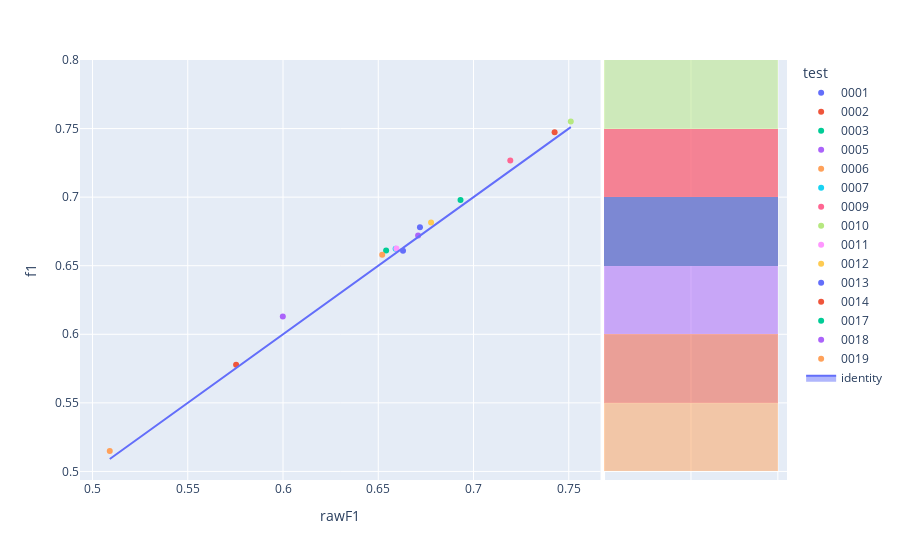

Notebook cell for this chart:
### Code cell
fig=px.scatter(experimentModels_N2,x='rawF1',y='f1',color='test',hover_name='modelId', marginal_y="histogram")
fig.add_trace(
    go.Scatter(x=experimentModels_N2['rawF1'], y=experimentModels_N2['rawF1'], name="identity", mode='lines',fill="toself")
)
fig.show()

### Figure 1 — Plotly figure (JSON) as saved in the notebook; plotly's stock layout.template omitted (floating-point values rounded to 4 significant figures)
{"data": [{"hovertemplate": "<b>%{hovertext}</b><br><br>test=0001<br>rawF1=%{x}<br>f1=%{y}<extra></extra>", "hovertext": ["aa11eb61-61e6-41e2-94d5-a4833e9b8d9d"], "legendgroup": "0001", "marker": {"color": "#636efa", "symbol": "circle"}, "mode": "markers", "name": "0001", "orientation": "v", "showlegend": true, "type": "scatter", "x": [0.663], "xaxis": "x", "y": [0.6609], "yaxis": "y"}, {"alignmentgroup": "True", "bingroup": "y", "hovertemplate": "test=0001<br>f1=%{y}<br>count=%{x}<extra></extra>", "legendgroup": "0001", "marker": {"color": "#636efa"}, "name": "0001", "offsetgroup": "0001", "opacity": 0.5, "showlegend": false, "type": "histogram", "xaxis": "x2", "y": [0.6609], "yaxis": "y2"}, {"hovertemplate": "<b>%{hovertext}</b><br><br>test=0002<br>rawF1=%{x}<br>f1=%{y}<extra></extra>", "hovertext": ["56daf263-9a04-44a8-a967-ed222c84ae8c"], "legendgroup": "0002", "marker": {"color": "#EF553B", "symbol": "circle"}, "mode": "markers", "name": "0002", "orientation": "v", "showlegend": true, "type": "scatter", "x": [0.7426], "xaxis": "x", "y": [0.7474], "yaxis": "y"}, {"alignmentgroup": "True", "bingroup": "y", "hovertemplate": "test=0002<br>f1=%{y}<br>count=%{x}<extra></extra>", "legendgroup": "0002", "marker": {"color": "#EF553B"}, "name": "0002", "offsetgroup": "0002", "opacity": 0.5, "showlegend": false, "type": "histogram", "xaxis": "x2", "y": [0.7474], "yaxis": "y2"}, {"hovertemplate": "<b>%{hovertext}</b><br><br>test=0003<br>rawF1=%{x}<br>f1=%{y}<extra></extra>", "hovertext": ["983f3902-7ddc-4ab2-93e7-4da2577f8b4b"], "legendgroup": "0003", "marker": {"color": "#00cc96", "symbol": "circle"}, "mode": "markers", "name": "0003", "orientation": "v", "showlegend": true, "type": "scatter", "x": [0.6541], "xaxis": "x", "y": [0.6611], "yaxis": "y"}, {"alignmentgroup": "True", "bingroup": "y", "hovertemplate": "test=0003<br>f1=%{y}<br>count=%{x}<extra></extra>", "legendgroup": "0003", "marker": {"color": "#00cc96"}, "name": "0003", "offsetgroup": "0003", "opacity": 0.5, "showlegend": false, "type": "histogram", "xaxis": "x2", "y": [0.6611], "yaxis": "y2"}, {"hovertemplate": "<b>%{hovertext}</b><br><br>test=0005<br>rawF1=%{x}<br>f1=%{y}<extra></extra>", "hovertext": ["c0eba1b0-cd60-4e9e-ab7f-71131a829c7e"], "legendgroup": "0005", "marker": {"color": "#ab63fa", "symbol": "circle"}, "mode": "markers", "name": "0005", "orientation": "v", "showlegend": true, "type": "scatter", "x": [0.5999], "xaxis": "x", "y": [0.6129], "yaxis": "y"}, {"alignmentgroup": "True", "bingroup": "y", "hovertemplate": "test=0005<br>f1=%{y}<br>count=%{x}<extra></extra>", "legendgroup": "0005", "marker": {"color": "#ab63fa"}, "name": "0005", "offsetgroup": "0005", "opacity": 0.5, "showlegend": false, "type": "histogram", "xaxis": "x2", "y": [0.6129], "yaxis": "y2"}, {"hovertemplate": "<b>%{hovertext}</b><br><br>test=0006<br>rawF1=%{x}<br>f1=%{y}<extra></extra>", "hovertext": ["d7cf3254-9d32-4e20-a23e-3cdcd3107eaa"], "legendgroup": "0006", "marker": {"color": "#FFA15A", "symbol": "circle"}, "mode": "markers", "name": "0006", "orientation": "v", "showlegend": true, "type": "scatter", "x": [0.6521], "xaxis": "x", "y": [0.658], "yaxis": "y"}, {"alignmentgroup": "True", "bingroup": "y", "hovertemplate": "test=0006<br>f1=%{y}<br>count=%{x}<extra></extra>", "legendgroup": "0006", "marker": {"color": "#FFA15A"}, "name": "0006", "offsetgroup": "0006", "opacity": 0.5, "showlegend": false, "type": "histogram", "xaxis": "x2", "y": [0.658], "yaxis": "y2"}, {"hovertemplate": "<b>%{hovertext}</b><br><br>test=0007<br>rawF1=%{x}<br>f1=%{y}<extra></extra>", "hovertext": ["4f832318-c477-4835-acd3-7ec40944edd3"], "legendgroup": "0007", "marker": {"color": "#19d3f3", "symbol": "circle"}, "mode": "markers", "name": "0007", "orientation": "v", "showlegend": true, "type": "scatter", "x": [0.6591], "xaxis": "x", "y": [0.6624], "yaxis": "y"}, {"alignmentgroup": "True", "bingroup": "y", "hovertemplate": "test=0007<br>f1=%{y}<br>count=%{x}<extra></extra>", "legendgroup": "0007", "marker": {"color": "#19d3f3"}, "name": "0007", "offsetgroup": "0007", "opacity": 0.5, "showlegend": false, "type": "histogram", "xaxis": "x2", "y": [0.6624], "yaxis": "y2"}, {"hovertemplate": "<b>%{hovertext}</b><br><br>test=0009<br>rawF1=%{x}<br>f1=%{y}<extra></extra>", "hovertext": ["15e578bc-6917-4cef-a16a-bade7c0b0676"], "legendgroup": "0009", "marker": {"color": "#FF6692", "symbol": "circle"}, "mode": "markers", "name": "0009", "orientation": "v", "showlegend": true, "type": "scatter", "x": [0.7193], "xaxis": "x", "y": [0.7268], "yaxis": "y"}, {"alignmentgroup": "True", "bingroup": "y", "hovertemplate": "test=0009<br>f1=%{y}<br>count=%{x}<extra></extra>", "legendgroup": "0009", "marker": {"color": "#FF6692"}, "name": "0009", "offsetgroup": "0009", "opacity": 0.5, "showlegend": false, "type": "histogram", "xaxis": "x2", "y": [0.7268], "yaxis": "y2"}, {"hovertemplate": "<b>%{hovertext}</b><br><br>test=0010<br>rawF1=%{x}<br>f1=%{y}<extra></extra>", "hovertext": ["7e1fcff0-30f4-4f29-90d4-f7171b7700cf"], "legendgroup": "0010", "marker": {"color": "#B6E880", "symbol": "circle"}, "mode": "markers", "name": "0010", "orientation": "v", "showlegend": true, "type": "scatter", "x": [0.7511], "xaxis": "x", "y": [0.7551], "yaxis": "y"}, {"alignmentgroup": "True", "bingroup": "y", "hovertemplate": "test=0010<br>f1=%{y}<br>count=%{x}<extra></extra>", "legendgroup": "0010", "marker": {"color": "#B6E880"}, "name": "0010", "offsetgroup": "0010", "opacity": 0.5, "showlegend": false, "type": "histogram", "xaxis": "x2", "y": [0.7551], "yaxis": "y2"}, {"hovertemplate": "<b>%{hovertext}</b><br><br>test=0011<br>rawF1=%{x}<br>f1=%{y}<extra></extra>", "hovertext": ["0f783e82-ff7a-4204-9e47-55e534671311"], "legendgroup": "0011", "marker": {"color": "#FF97FF", "symbol": "circle"}, "mode": "markers", "name": "0011", "orientation": "v", "showlegend": true, "type": "scatter", "x": [0.6595], "xaxis": "x", "y": [0.6626], "yaxis": "y"}, {"alignmentgroup": "True", "bingroup": "y", "hovertemplate": "test=0011<br>f1=%{y}<br>count=%{x}<extra></extra>", "legendgroup": "0011", "marker": {"color": "#FF97FF"}, "name": "0011", "offsetgroup": "0011", "opacity": 0.5, "showlegend": false, "type": "histogram", "xaxis": "x2", "y": [0.6626], "yaxis": "y2"}, {"hovertemplate": "<b>%{hovertext}</b><br><br>test=0012<br>rawF1=%{x}<br>f1=%{y}<extra></extra>", "hovertext": ["99bfe384-9dde-485c-8233-eb9370c0bdbf"], "legendgroup": "0012", "marker": {"color": "#FECB52", "symbol": "circle"}, "mode": "markers", "name": "0012", "orientation": "v", "showlegend": true, "type": "scatter", "x": [0.6777], "xaxis": "x", "y": [0.6815], "yaxis": "y"}, {"alignmentgroup": "True", "bingroup": "y", "hovertemplate": "test=0012<br>f1=%{y}<br>count=%{x}<extra></extra>", "legendgroup": "0012", "marker": {"color": "#FECB52"}, "name": "0012", "offsetgroup": "0012", "opacity": 0.5, "showlegend": false, "type": "histogram", "xaxis": "x2", "y": [0.6815], "yaxis": "y2"}, {"hovertemplate": "<b>%{hovertext}</b><br><br>test=0013<br>rawF1=%{x}<br>f1=%{y}<extra></extra>", "hovertext": ["63e51dd9-118d-496b-8b4d-c0fd4db3d962"], "legendgroup": "0013", "marker": {"color": "#636efa", "symbol": "circle"}, "mode": "markers", "name": "0013", "orientation": "v", "showlegend": true, "type": "scatter", "x": [0.6719], "xaxis": "x", "y": [0.678], "yaxis": "y"}, {"alignmentgroup": "True", "bingroup": "y", "hovertemplate": "test=0013<br>f1=%{y}<br>count=%{x}<extra></extra>", "legendgroup": "0013", "marker": {"color": "#636efa"}, "name": "0013", "offsetgroup": "0013", "opacity": 0.5, "showlegend": false, "type": "histogram", "xaxis": "x2", "y": [0.678], "yaxis": "y2"}, {"hovertemplate": "<b>%{hovertext}</b><br><br>test=0014<br>rawF1=%{x}<br>f1=%{y}<extra></extra>", "hovertext": ["1665dd00-eb54-47cb-843d-f21453d9790d"], "legendgroup": "0014", "marker": {"color": "#EF553B", "symbol": "circle"}, "mode": "markers", "name": "0014", "orientation": "v", "showlegend": true, "type": "scatter", "x": [0.5754], "xaxis": "x", "y": [0.5778], "yaxis": "y"}, {"alignmentgroup": "True", "bingroup": "y", "hovertemplate": "test=0014<br>f1=%{y}<br>count=%{x}<extra></extra>", "legendgroup": "0014", "marker": {"color": "#EF553B"}, "name": "0014", "offsetgroup": "0014", "opacity": 0.5, "showlegend": false, "type": "histogram", "xaxis": "x2", "y": [0.5778], "yaxis": "y2"}, {"hovertemplate": "<b>%{hovertext}</b><br><br>test=0017<br>rawF1=%{x}<br>f1=%{y}<extra></extra>", "hovertext": ["263de413-4128-436e-b8a1-0bb7ad600f90"], "legendgroup": "0017", "marker": {"color": "#00cc96", "symbol": "circle"}, "mode": "markers", "name": "0017", "orientation": "v", "showlegend": true, "type": "scatter", "x": [0.6932], "xaxis": "x", "y": [0.6979], "yaxis": "y"}, {"alignmentgroup": "True", "bingroup": "y", "hovertemplate": "test=0017<br>f1=%{y}<br>count=%{x}<extra></extra>", "legendgroup": "0017", "marker": {"color": "#00cc96"}, "name": "0017", "offsetgroup": "0017", "opacity": 0.5, "showlegend": false, "type": "histogram", "xaxis": "x2", "y": [0.6979], "yaxis": "y2"}, {"hovertemplate": "<b>%{hovertext}</b><br><br>test=0018<br>rawF1=%{x}<br>f1=%{y}<extra></extra>", "hovertext": ["d666c68e-f0ca-4f31-b8f4-f0495ee86bc1"], "legendgroup": "0018", "marker": {"color": "#ab63fa", "symbol": "circle"}, "mode": "markers", "name": "0018", "orientation": "v", "showlegend": true, "type": "scatter", "x": [0.6709], "xaxis": "x", "y": [0.672], "yaxis": "y"}, {"alignmentgroup": "True", "bingroup": "y", "hovertemplate": "test=0018<br>f1=%{y}<br>count=%{x}<extra></extra>", "legendgroup": "0018", "marker": {"color": "#ab63fa"}, "name": "0018", "offsetgroup": "0018", "opacity": 0.5, "showlegend": false, "type": "histogram", "xaxis": "x2", "y": [0.672], "yaxis": "y2"}, {"hovertemplate": "<b>%{hovertext}</b><br><br>test=0019<br>rawF1=%{x}<br>f1=%{y}<extra></extra>", "hovertext": ["d88629a4-c108-44c5-9c1b-4008bdd78400"], "legendgroup": "0019", "marker": {"color": "#FFA15A", "symbol": "circle"}, "mode": "markers", "name": "0019", "orientation": "v", "showlegend": true, "type": "scatter", "x": [0.5091], "xaxis": "x", "y": [0.5149], "yaxis": "y"}, {"alignmentgroup": "True", "bingroup": "y", "hovertemplate": "test=0019<br>f1=%{y}<br>count=%{x}<extra></extra>", "legendgroup": "0019", "marker": {"color": "#FFA15A"}, "name": "0019", "offsetgroup": "0019", "opacity": 0.5, "showlegend": false, "type": "histogram", "xaxis": "x2", "y": [0.5149], "yaxis": "y2"}, {"fill": "toself", "mode": "lines", "name": "identity", "type": "scatter", "x": [0.663, 0.7426, 0.6541, 0.5999, 0.6521, 0.6591, 0.7193, 0.7511, 0.6595, 0.6777, 0.6719, 0.5754, 0.6932, 0.6709, 0.5091], "y": [0.663, 0.7426, 0.6541, 0.5999, 0.6521, 0.6591, 0.7193, 0.7511, 0.6595, 0.6777, 0.6719, 0.5754, 0.6932, 0.6709, 0.5091]}], "layout": {"barmode": "overlay", "legend": {"title": {"text": "test"}, "tracegroupgap": 0}, "margin": {"t": 60}, "xaxis": {"anchor": "y", "domain": [0, 0.7363], "title": {"text": "rawF1"}}, "xaxis2": {"anchor": "y2", "domain": [0.7413, 1], "matches": "x2", "showgrid": true, "showline": false, "showticklabels": false, "ticks": ""}, "yaxis": {"anchor": "x", "domain": [0, 1], "title": {"text": "f1"}}, "yaxis2": {"anchor": "x2", "domain": [0, 1], "matches": "y", "showgrid": true, "showticklabels": false}}}
